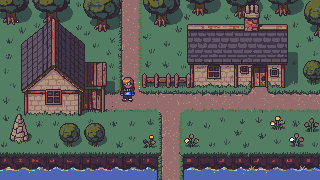
#> input picture art/final/north_star/ns_meadow_village_r2_mix.png, 320 x 180 px, found by its file name
$ python make_ford16.py
#> lines starting #> are read from the running program, lines starting #| are printed output that depends on the picture
"""Cut the lane-through-the-ledge crossing from the north star as a 3x4 stamp.

In the north star the village lane runs straight down through the river ledge
to the water: the ledge stops on both sides of it with a grass fringe, and the
lane carries on over the bank. The river ledge tiles (ts_meadow_ledge_ns_*)
come from north-star rows 144-175, so the crossing is cut from the same rows,
plus the grass band above (128-143, the lane between its fringes) and one row
of water below.

The cut is offset 8px (north-star x 152-199) so that the lane sits on a grid
line, where tools/wang_layout.py draws a one-vertex path: paint the path down to
the vertex at the stamp's top edge (a path vertex may not touch the ledge row),
then place this stamp with the lane's vertex column in its middle.

North-star flowers in the grass either side of the lane are painted out.
The north star shows only 4 rows of the water row (176-179); the rest of that
row repeats those 4 rows.

Run from the project root:
    python tools/kits/make_ford16.py
    python tools/make_stamp.py art/final/obj_ford16.png ford --left
"""

from PIL import Image

NS = "art/final/north_star/ns_meadow_village_r2_mix.png"
X0, X1 = 152, 200
Y0, Y1 = 128, 180                    # grass band 128-143, ledge 144-175, 4 visible water rows
LANE = (4, 27)                       # local columns of the lane and its fringes
GRASS = {(0x54, 0x7e, 0x64), (0x37, 0x4e, 0x4a), (0x31, 0x36, 0x38), (0x67, 0x66, 0x33)}
GRASS_FILL = (0x54, 0x7e, 0x64, 255)


def main():
    ns = Image.open(NS).convert("RGBA")
#> ns is the input picture: PIL image 320x180 RGBA; mean R, G, B, A 88.3, 95.1, 91.2, 255
    cut = ns.crop((X0, Y0, X1, Y1))
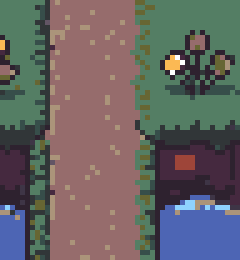
#> cut: PIL image 48x52 RGBA (shown 5 times larger); mean R, G, B, A 103.1, 99, 99.1, 255
    out = Image.new("RGBA", (X1 - X0, 64), (0, 0, 0, 0))
#> out: PIL image 48x64 RGBA; every value is 0
    out.alpha_composite(cut, (0, 0))
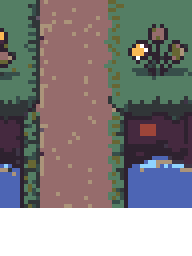
#> out: PIL image 48x64 RGBA (shown 4 times larger); mean R, G, B, A 83.8, 80.5, 80.5, 207.2; transparent parts drawn white
    water = ns.crop((X0, 176, X1, 180))
    for y in range(52, 64, 4):
        out.alpha_composite(water, (0, y))
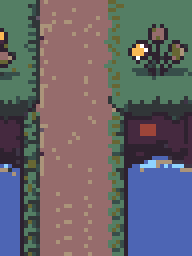
#> out: PIL image 48x64 RGBA (shown 4 times larger); mean R, G, B, A 102.9, 99.4, 105.4, 255
    # clear the north star's flowers from the grass either side of the lane (one is cut in half)
    px = out.load()
    for y in range(24):
        for x in range(out.width):
            if not LANE[0] <= x <= LANE[1] and px[x, y][:3] not in GRASS:
                px[x, y] = GRASS_FILL
    out.save("art/final/obj_ford16.png")
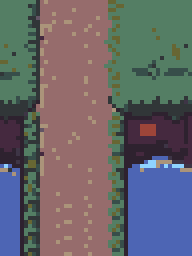
#> saved as obj_ford16.png: PIL image 48x64 RGBA (shown 4 times larger); mean R, G, B, A 102.7, 101.2, 106.4, 255
    print("art/final/obj_ford16.png", out.size)
#| art/final/obj_ford16.png (48, 64)


if __name__ == "__main__":
    main()

$ run again, with art/final/north_star/ns_meadow_village_r1_opt1.png copied over art/final/north_star/ns_meadow_village_r2_mix.png
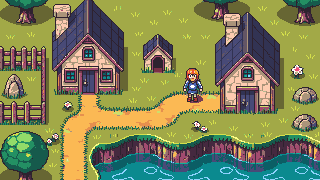
#> input picture art/final/north_star/ns_meadow_village_r1_opt1.png, 320 x 180 px, found by its file name
#> in main, ns is the input picture: PIL image 320x180 RGBA; mean R, G, B, A 126.1, 130, 85.6, 255
#> in main, `cut = ns.crop((X0, Y0, X1, Y1))`:
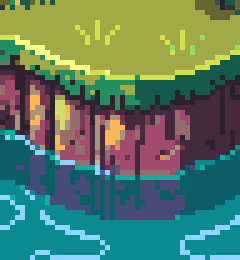
#> cut: PIL image 48x52 RGBA (shown 5 times larger); mean R, G, B, A 89.8, 121.4, 101.2, 255
#> in main, `out.save("art/final/obj_ford16.png")`:
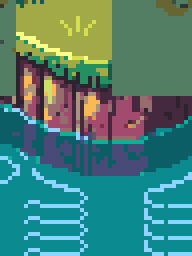
#> saved as obj_ford16.png: PIL image 48x64 RGBA (shown 4 times larger); mean R, G, B, A 73.4, 126.9, 117.3, 255
#| art/final/obj_ford16.png (48, 64)
